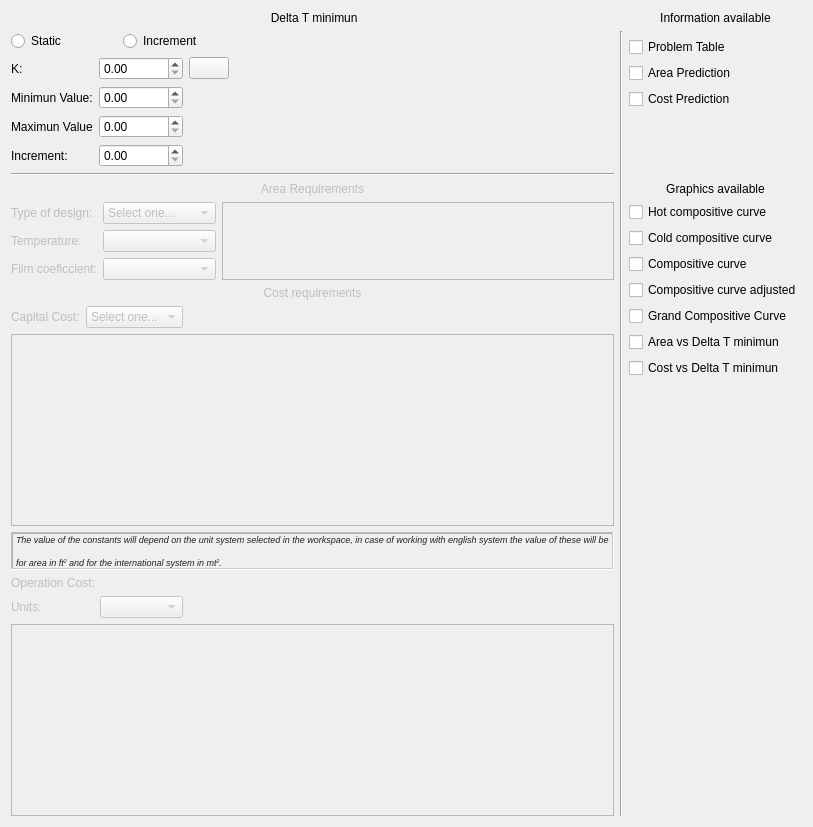
     <widget class="QWidget" name="both">
      <attribute name="title">
       <string> Both</string>
      </attribute>
      <layout class="QGridLayout" name="gridLayout_24">
       <item row="0" column="0">
        <layout class="QVBoxLayout" name="D_DeltaHeader_2">
         <item>
          <widget class="QLabel" name="Btext1">
           <property name="text">
            <string> Delta T minimun</string>
           </property>
           <property name="alignment">
            <set>Qt::AlignCenter</set>
           </property>
          </widget>
         </item>
        </layout>
       </item>
       <item row="0" column="2">
        <layout class="QVBoxLayout" name="D_InfoHeader_2">
         <item>
          <widget class="QLabel" name="Btext2">
           <property name="text">
            <string>Information available</string>
           </property>
           <property name="alignment">
            <set>Qt::AlignCenter</set>
           </property>
          </widget>
         </item>
        </layout>
       </item>
       <item row="1" column="0" rowspan="2">
        <layout class="QGridLayout" name="D_Static_Increment_2">
         <item row="0" column="1">
          <widget class="QRadioButton" name="BIncrementradioButton">
           <property name="text">
            <string>Increment</string>
           </property>
          </widget>
         </item>
         <item row="0" column="0">
          <widget class="QRadioButton" name="BStaticradioButton">
           <property name="text">
            <string>Static </string>
           </property>
          </widget>
         </item>
         <item row="1" column="2" rowspan="2">
          <spacer name="verticalSpacer_7">
           <property name="orientation">
            <enum>Qt::Vertical</enum>
           </property>
           <property name="sizeType">
            <enum>QSizePolicy::Ignored</enum>
           </property>
           <property name="sizeHint" stdset="0">
            <size>
             <width>20</width>
             <height>40</height>
            </size>
           </property>
          </spacer>
         </item>
         <item row="0" column="2">
          <spacer name="horizontalSpacer_8">
           <property name="orientation">
            <enum>Qt::Horizontal</enum>
           </property>
           <property name="sizeHint" stdset="0">
            <size>
             <width>40</width>
             <height>20</height>
            </size>
           </property>
          </spacer>
         </item>
         <item row="1" column="0" rowspan="2" colspan="2">
          <layout class="QGridLayout" name="gridLayout_11">
           <item row="0" column="0">
            <widget class="QLabel" name="Btext7">
             <property name="text">
              <string>K:</string>
             </property>
             <property name="alignment">
              <set>Qt::AlignJustify|Qt::AlignVCenter</set>
             </property>
            </widget>
           </item>
           <item row="0" column="1">
            <widget class="QDoubleSpinBox" name="Bk">
             <property name="decimals">
              <number>2</number>
             </property>
             <property name="maximum">
              <double>10.000000000000000</double>
             </property>
            </widget>
           </item>
           <item row="0" column="2">
            <widget class="QPushButton" name="Bhelp">
             <property name="text">
              <string/>
             </property>
             <property name="icon">
              <iconset resource="resources.qrc">
               <normaloff>:/resources/Resources/ayuda.png</normaloff>:/resources/Resources/ayuda.png</iconset>
             </property>
            </widget>
           </item>
           <item row="2" column="1">
            <widget class="QDoubleSpinBox" name="Bmaximun">
             <property name="maximum">
              <double>999999999.990000009536743</double>
             </property>
            </widget>
           </item>
           <item row="1" column="0">
            <widget class="QLabel" name="Btext4">
             <property name="enabled">
              <bool>true</bool>
             </property>
             <property name="text">
              <string>Minimun Value:</string>
             </property>
             <property name="alignment">
              <set>Qt::AlignLeading|Qt::AlignLeft|Qt::AlignVCenter</set>
             </property>
            </widget>
           </item>
           <item row="2" column="0">
            <widget class="QLabel" name="Btext5">
             <property name="text">
              <string>Maximun Value</string>
             </property>
            </widget>
           </item>
           <item row="1" column="1">
            <widget class="QDoubleSpinBox" name="Bminimun">
             <property name="enabled">
              <bool>true</bool>
             </property>
             <property name="maximum">
              <double>999999999.990000009536743</double>
             </property>
            </widget>
           </item>
           <item row="3" column="0">
            <widget class="QLabel" name="Btext6">
             <property name="text">
              <string>Increment:</string>
             </property>
            </widget>
           </item>
           <item row="3" column="1">
            <widget class="QDoubleSpinBox" name="Bincrement">
             <property name="decimals">
              <number>2</number>
             </property>
             <property name="maximum">
              <double>999999999.990000009536743</double>
             </property>
            </widget>
           </item>
          </layout>
         </item>
        </layout>
       </item>
       <item row="2" column="2">
        <layout class="QGridLayout" name="D_checkboxesinfo_2">
         <item row="2" column="0">
          <widget class="QCheckBox" name="BCP">
           <property name="text">
            <string>Cost Prediction</string>
           </property>
          </widget>
         </item>
         <item row="1" column="0">
          <widget class="QCheckBox" name="BAP">
           <property name="text">
            <string>Area Prediction</string>
           </property>
          </widget>
         </item>
         <item row="0" column="0">
          <widget class="QCheckBox" name="BPT">
           <property name="text">
            <string>Problem Table</string>
           </property>
          </widget>
         </item>
         <item row="3" column="0">
          <spacer name="verticalSpacer_8">
           <property name="orientation">
            <enum>Qt::Vertical</enum>
           </property>
           <property name="sizeHint" stdset="0">
            <size>
             <width>20</width>
             <height>40</height>
            </size>
           </property>
          </spacer>
         </item>
        </layout>
       </item>
       <item row="3" column="0">
        <widget class="Line" name="line_6">
         <property name="orientation">
          <enum>Qt::Horizontal</enum>
         </property>
        </widget>
       </item>
       <item row="4" column="0">
        <layout class="QVBoxLayout" name="D_AreaHeader_2">
         <item>
          <widget class="QLabel" name="Btext9">
           <property name="enabled">
            <bool>false</bool>
           </property>
           <property name="text">
            <string>Area Requirements</string>
           </property>
           <property name="alignment">
            <set>Qt::AlignCenter</set>
           </property>
          </widget>
         </item>
        </layout>
       </item>
       <item row="4" column="2">
        <layout class="QVBoxLayout" name="D_graphiHeader_2">
         <item>
          <widget class="QLabel" name="Btext3">
           <property name="text">
            <string>Graphics available</string>
           </property>
           <property name="alignment">
            <set>Qt::AlignCenter</set>
           </property>
          </widget>
         </item>
        </layout>
       </item>
       <item row="5" column="0">
        <layout class="QGridLayout" name="gridLayout_12">
         <item row="0" column="0">
          <layout class="QGridLayout" name="D_contenido_2">
           <item row="1" column="0">
            <widget class="QLabel" name="Btext20">
             <property name="enabled">
              <bool>false</bool>
             </property>
             <property name="text">
              <string>Temperature:</string>
             </property>
            </widget>
           </item>
           <item row="0" column="1">
            <widget class="QComboBox" name="BTodcomboBox">
             <property name="enabled">
              <bool>false</bool>
             </property>
             <item>
              <property name="text">
               <string>Select one...</string>
              </property>
             </item>
             <item>
              <property name="text">
               <string>Countercurrent</string>
              </property>
             </item>
             <item>
              <property name="text">
               <string>Cocurrent</string>
              </property>
             </item>
            </widget>
           </item>
           <item row="0" column="0">
            <widget class="QLabel" name="Btext11">
             <property name="enabled">
              <bool>false</bool>
             </property>
             <property name="text">
              <string>Type of design:</string>
             </property>
             <property name="alignment">
              <set>Qt::AlignJustify|Qt::AlignVCenter</set>
             </property>
            </widget>
           </item>
           <item row="2" column="0">
            <widget class="QLabel" name="Btext21">
             <property name="enabled">
              <bool>false</bool>
             </property>
             <property name="text">
              <string>Film coeficcient:</string>
             </property>
            </widget>
           </item>
           <item row="1" column="1">
            <widget class="QComboBox" name="Bunits_temp">
             <property name="enabled">
              <bool>false</bool>
             </property>
            </widget>
           </item>
           <item row="2" column="1">
            <widget class="QComboBox" name="Bunits_film">
             <property name="enabled">
              <bool>false</bool>
             </property>
            </widget>
           </item>
           <item row="0" column="2" rowspan="3">
            <widget class="QTableWidget" name="Bservices">
             <property name="enabled">
              <bool>false</bool>
             </property>
            </widget>
           </item>
          </layout>
         </item>
        </layout>
       </item>
       <item row="5" column="2" rowspan="3">
        <layout class="QGridLayout" name="D_checkboxesgrap_2">
         <item row="3" column="0">
          <widget class="QCheckBox" name="BCCA">
           <property name="text">
            <string>Compositive curve adjusted</string>
           </property>
          </widget>
         </item>
         <item row="0" column="0">
          <widget class="QCheckBox" name="BHCC">
           <property name="text">
            <string>Hot compositive curve</string>
           </property>
          </widget>
         </item>
         <item row="6" column="0">
          <widget class="QCheckBox" name="BCDTM">
           <property name="text">
            <string>Cost vs Delta T minimun</string>
           </property>
          </widget>
         </item>
         <item row="4" column="0">
          <widget class="QCheckBox" name="BGCC">
           <property name="text">
            <string>Grand Compositive Curve</string>
           </property>
          </widget>
         </item>
         <item row="5" column="0">
          <widget class="QCheckBox" name="BADTM">
           <property name="text">
            <string>Area vs Delta T minimun</string>
           </property>
          </widget>
         </item>
         <item row="2" column="0">
          <widget class="QCheckBox" name="BCC">
           <property name="text">
            <string>Compositive curve</string>
           </property>
          </widget>
         </item>
         <item row="7" column="0">
          <spacer name="verticalSpacer_9">
           <property name="orientation">
            <enum>Qt::Vertical</enum>
           </property>
           <property name="sizeHint" stdset="0">
            <size>
             <width>20</width>
             <height>40</height>
            </size>
           </property>
          </spacer>
         </item>
         <item row="1" column="0">
          <widget class="QCheckBox" name="BCCC">
           <property name="text">
            <string>Cold compositive curve</string>
           </property>
          </widget>
         </item>
        </layout>
       </item>
       <item row="6" column="0">
        <layout class="QVBoxLayout" name="D_CostHeader_3">
         <item>
          <widget class="QLabel" name="Btext8">
           <property name="enabled">
            <bool>false</bool>
           </property>
           <property name="text">
            <string>Cost requirements</string>
           </property>
           <property name="alignment">
            <set>Qt::AlignCenter</set>
           </property>
          </widget>
         </item>
        </layout>
       </item>
       <item row="7" column="0">
        <layout class="QGridLayout" name="D_Costos_3">
         <item row="4" column="1" colspan="2">
          <widget class="QLabel" name="Btext12">
           <property name="enabled">
            <bool>false</bool>
           </property>
           <property name="text">
            <string>Operation Cost:</string>
           </property>
           <property name="alignment">
            <set>Qt::AlignJustify|Qt::AlignVCenter</set>
           </property>
          </widget>
         </item>
         <item row="2" column="1" colspan="2">
          <widget class="QTableWidget" name="BtableCapital">
           <property name="enabled">
            <bool>false</bool>
           </property>
          </widget>
         </item>
         <item row="6" column="1" colspan="2">
          <widget class="QTableWidget" name="BtableOperation">
           <property name="enabled">
            <bool>false</bool>
           </property>
          </widget>
         </item>
         <item row="3" column="1" colspan="2">
          <widget class="QLabel" name="BAVISO">
           <property name="enabled">
            <bool>false</bool>
           </property>
           <property name="frameShape">
            <enum>QFrame::WinPanel</enum>
           </property>
           <property name="frameShadow">
            <enum>QFrame::Sunken</enum>
           </property>
           <property name="text">
            <string>&lt;html&gt;&lt;head/&gt;&lt;body&gt;&lt;p&gt;&lt;a name=&quot;tw-target-text&quot;/&gt;&lt;span style=&quot; font-family:'inherit'; font-size:7pt; font-style:italic; color:#212121;&quot;&gt;T&lt;/span&gt;&lt;span style=&quot; font-family:'inherit'; font-size:7pt; font-style:italic; color:#212121;&quot;&gt;he value of the constants will depend on the unit system selected in the workspace, in case of working with english system the value of these will be&lt;/span&gt;&lt;/p&gt;&lt;p align=&quot;justify&quot;&gt;&lt;span style=&quot; font-family:'inherit'; font-size:7pt; font-style:italic; color:#212121;&quot;&gt;for area in ft&lt;/span&gt;&lt;span style=&quot; font-family:'inherit'; font-size:7pt; font-style:italic; color:#212121; vertical-align:super;&quot;&gt;2&lt;/span&gt;&lt;span style=&quot; font-family:'inherit'; font-size:7pt; font-style:italic; color:#212121;&quot;&gt; and for the international system in mt&lt;/span&gt;&lt;span style=&quot; font-family:'inherit'; font-size:7pt; font-style:italic; color:#212121; vertical-align:super;&quot;&gt;2&lt;/span&gt;&lt;span style=&quot; font-family:'inherit'; font-size:7pt; font-style:italic; color:#212121;&quot;&gt;.&lt;/span&gt;&lt;/p&gt;&lt;/body&gt;&lt;/html&gt;</string>
           </property>
          </widget>
         </item>
         <item row="5" column="2">
          <spacer name="horizontalSpacer_16">
           <property name="orientation">
            <enum>Qt::Horizontal</enum>
           </property>
           <property name="sizeHint" stdset="0">
            <size>
             <width>40</width>
             <height>20</height>
            </size>
           </property>
          </spacer>
         </item>
         <item row="5" column="1">
          <layout class="QGridLayout" name="gridLayout_23">
           <item row="0" column="1">
            <widget class="QComboBox" name="Bcapital_units">
             <property name="enabled">
              <bool>false</bool>
             </property>
            </widget>
           </item>
           <item row="0" column="0">
            <widget class="QLabel" name="B_unitsoperation">
             <property name="enabled">
              <bool>false</bool>
             </property>
             <property name="text">
              <string>Units:</string>
             </property>
            </widget>
           </item>
          </layout>
         </item>
         <item row="1" column="2">
          <spacer name="horizontalSpacer_17">
           <property name="orientation">
            <enum>Qt::Horizontal</enum>
           </property>
           <property name="sizeType">
            <enum>QSizePolicy::Ignored</enum>
           </property>
           <property name="sizeHint" stdset="0">
            <size>
             <width>40</width>
             <height>20</height>
            </size>
           </property>
          </spacer>
         </item>
         <item row="1" column="1">
          <layout class="QGridLayout" name="Capitalcost_5">
           <item row="0" column="0">
            <widget class="QLabel" name="Btext10">
             <property name="enabled">
              <bool>false</bool>
             </property>
             <property name="text">
              <string>Capital Cost:</string>
             </property>
             <property name="alignment">
              <set>Qt::AlignJustify|Qt::AlignVCenter</set>
             </property>
            </widget>
           </item>
           <item row="0" column="1">
            <widget class="QComboBox" name="BFCapcomboBox">
             <property name="enabled">
              <bool>false</bool>
             </property>
             <item>
              <property name="text">
               <string>Select one...</string>
              </property>
             </item>
             <item>
              <property name="text">
               <string>a+b*(A)^c   </string>
              </property>
             </item>
             <item>
              <property name="text">
               <string>b*(A)^c  </string>
              </property>
             </item>
            </widget>
           </item>
          </layout>
         </item>
        </layout>
       </item>
       <item row="1" column="1" rowspan="7">
        <widget class="Line" name="line_5">
         <property name="orientation">
          <enum>Qt::Vertical</enum>
         </property>
        </widget>
       </item>
      </layout>
     </widget>
